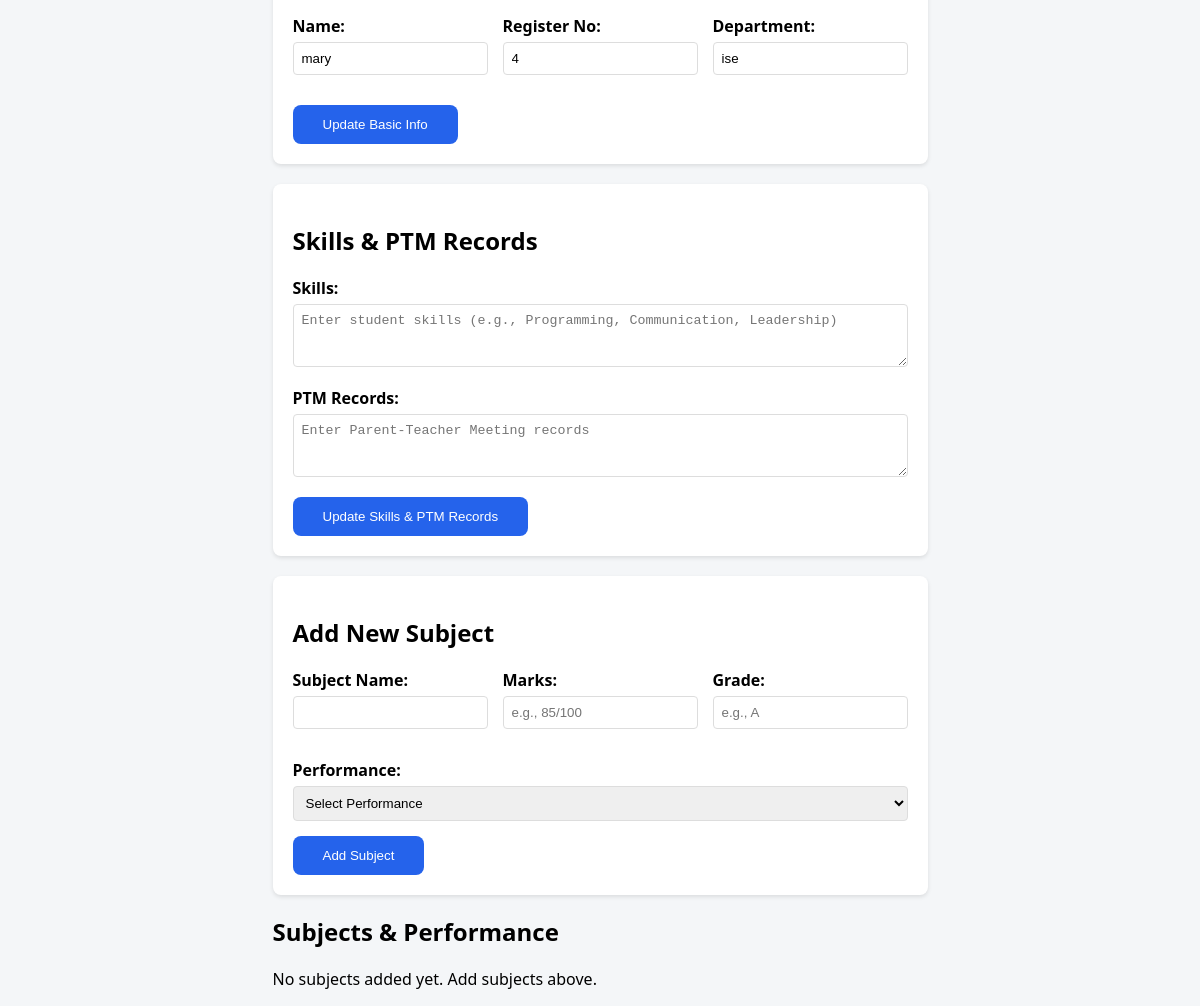
/edit_student/1/4 (signed in), run on the app's committed database.
### app.py (models this page shows)
class Student(db.Model):
    id = db.Column(db.Integer, primary_key=True)
    name = db.Column(db.String(100), nullable=False)
    regno = db.Column(db.String(50), unique=True, nullable=False)
    department = db.Column(db.String(100), nullable=False)
    semester = db.Column(db.Integer, nullable=False)
    passed_out = db.Column(db.Boolean, default=False)
    skills = db.Column(db.Text)  # Skills stored at student level
    ptm_records = db.Column(db.Text)  # PTM records stored at student level

### app.py (the view)
@app.route("/edit_student/<int:semester_id>/<int:student_id>")
@login_required
def edit_student(semester_id, student_id):
    student = Student.query.get_or_404(student_id)
    return render_template("edit_student.html", student=student, semester_id=semester_id)

### app.py (called while the page is built)
def login_required(f):
    @wraps(f)
    def decorated_function(*args, **kwargs):
        if not session.get('logged_in'):
            flash('Please login to access this page', 'error')
            return redirect(url_for('login'))
        return f(*args, **kwargs)
    return decorated_function

### mini_project-master/templates/edit_student.html (shortened to what this page needs)
<!DOCTYPE html>
<html lang="en">
<head>
    <link rel="stylesheet" href="{{ url_for('static', filename='style.css') }}">
</head>
<body>
    <div class="container">
        <div class="form-section">
            <form method="POST" action="{{ url_for('update_student_basic', semester_id=semester_id, student_id=student.id) }}">
                <div class="form-row">
                    <div class="form-group">
                        <label>Name:</label>
                        <input type="text" name="name" value="{{ student.name }}" required>
                    </div>
                    <div class="form-group">
                        <label>Register No:</label>
                        <input type="text" name="regno" value="{{ student.regno }}" required>
                    </div>
                    <div class="form-group">
                        <label>Department:</label>
                        <input type="text" name="department" value="{{ student.department }}" required>
                    </div>
                </div>
                <button type="submit" class="btn">Update Basic Info</button>
            </form>
        </div>
        <div class="form-section">
            <h2>Skills & PTM Records</h2>
            <form method="POST" action="{{ url_for('update_student_details', semester_id=semester_id, student_id=student.id) }}">
                <div class="form-group">
                    <label>Skills:</label>
                    <textarea name="skills" rows="3" placeholder="Enter student skills (e.g., Programming, Communication, Leadership)">{{ student.skills or '' }}</textarea>
                </div>
                <div class="form-group">
                    <label>PTM Records:</label>
                    <textarea name="ptm_records" rows="3" placeholder="Enter Parent-Teacher Meeting records">{{ student.ptm_records or '' }}</textarea>
                </div>
                <button type="submit" class="btn">Update Skills & PTM Records</button>
            </form>
        </div>
        <div class="form-section">
            <h2>Add New Subject</h2>
            <form method="POST" action="{{ url_for('add_subject', semester_id=semester_id, student_id=student.id) }}">
                <div class="form-row">
                    <div class="form-group">
                        <label>Subject Name:</label>
                        <input type="text" name="subject_name" required>
                    </div>
                    <div class="form-group">
                        <label>Marks:</label>
                        <input type="text" name="marks" placeholder="e.g., 85/100">
                    </div>
                    <div class="form-group">
                        <label>Grade:</label>
                        <input type="text" name="grade" placeholder="e.g., A">
                    </div>
                </div>
                <div class="form-group">
                    <label>Performance:</label>
                    <select name="performance">
                        <option value="">Select Performance</option>
                    </select>
                </div>
                <button type="submit" class="btn">Add Subject</button>
            </form>
        </div>
        <div class="table-section">
            <h2>Subjects & Performance</h2>
            {% if student.subjects %}
            <table class="data-table">
                <thead>
                    <tr>
                        <th>Subject Name</th>
                        <th>Marks</th>
                        <th>Grade</th>
                        <th>Performance</th>
                        <th>Actions</th>
                    </tr>
                </thead>
                <tbody>
                    {% for subject in student.subjects %}
                    <tr>
                        <form method="POST" action="{{ url_for('update_subject', semester_id=semester_id, subject_id=subject.id) }}">
                        <td><input type="text" name="subject_name" value="{{ subject.subject_name }}" required></td>
                        <td><input type="text" name="marks" value="{{ subject.marks or '' }}"></td>
                        <td><input type="text" name="grade" value="{{ subject.grade or '' }}"></td>
                        <td>
                            <select name="performance">
                                <option value="">Select</option>
                                <option value="Excellent" {% if subject.performance == 'Excellent' %}selected{% endif %}>Excellent</option>
                                <option value="Good" {% if subject.performance == 'Good' %}selected{% endif %}>Good</option>
                                <option value="Average" {% if subject.performance == 'Average' %}selected{% endif %}>Average</option>
                                <option value="Poor" {% if subject.performance == 'Poor' %}selected{% endif %}>Poor</option>
                            </select>
                        </td>
                        <td class="actions">
                            <button type="submit" class="btn-small">Update</button>
                            <a href="{{ url_for('delete_subject', semester_id=semester_id, subject_id=subject.id) }}"
                               class="btn-small btn-danger"
                               onclick="return confirm('Delete this subject?')">Delete</a>
                        </td>
                        </form>
                    </tr>
                    {% endfor %}
                </tbody>
            </table>
            {% else %}
            <p>No subjects added yet. Add subjects above.</p>
            {% endif %}
        </div>
    </div>
</body>
</html>

### mini_project-master/static/style.css (style rules this page uses)
body { background-color: #f4f6f8; font-family: "Segoe UI", sans-serif; display: flex; justify-content: center; align-items: center; height: 100vh; margin: 0; }
.btn { background-color: #2563eb; color: white; padding: 12px 28px; border-radius: 8px; text-decoration: none; font-weight: 500; transition: background 0.3s ease, transform 0.2s ease; }
.btn { background-color: #2563eb; color: white; padding: 12px 30px; border-radius: 8px; border: none; cursor: pointer; font-weight: 500; transition: background 0.3s ease, transform 0.2s ease; }
.form-group { margin-bottom: 15px; }
.form-group label { display: block; margin-bottom: 5px; }
.form-group input { width: 100%; padding: 8px; border: 1px solid #ddd; border-radius: 4px; }
button { background-color: #007bff; color: white; padding: 10px 20px; border: none; border-radius: 4px; cursor: pointer; }
.form-section { background: white; padding: 20px; margin: 20px 0; border-radius: 8px; box-shadow: 0 2px 4px rgba(0,0,0,0.1); }
.form-row { display: flex; gap: 15px; margin-bottom: 15px; }
.form-group { flex: 1; }
.form-group label { display: block; margin-bottom: 5px; font-weight: bold; }
.form-group input, .form-group select, .form-group textarea { width: 100%; padding: 8px; border: 1px solid #ddd; border-radius: 4px; box-sizing: border-box; }

### data on the page
Student: name "mary", regno "4", department "ise"
